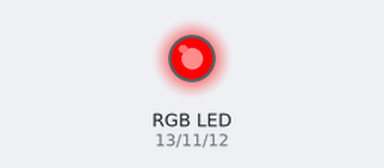
A sketch run on a simulated Arduino Uno, built with avr-gcc and run on an emulated ATmega328P. Parts: an RGB LED mixed from three pins (HIGH = lit).

Above: at 0.5 s.
At 2.5 s:
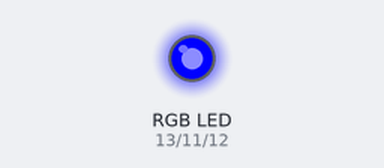
At 3.5 s:
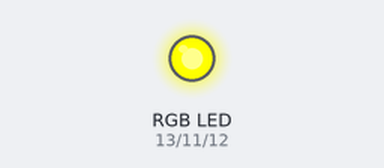
At 4.5 s:
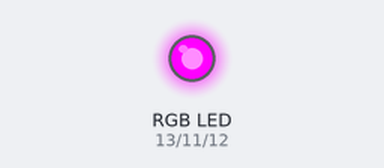
At 6.5 s:
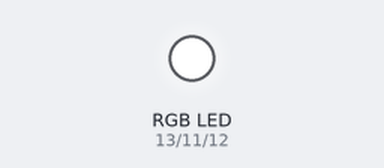
At 8.5 s:
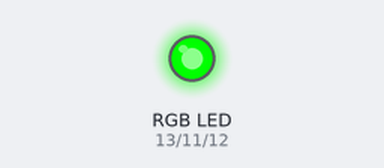
Timing chart, 0 to 9.1 s (numbered marks = the images above):
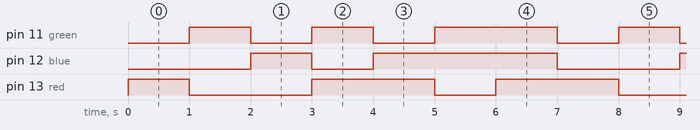

Measured:
- by itself, pin 11 (green): repeats every 7.0 s: LOW 1.0 s, HIGH 1.0 s, LOW 1.0 s, HIGH 2.0 s, LOW 1.0 s, HIGH 1.0 s
- by itself, pin 12 (blue): repeats every 7.0 s: LOW 1.0 s, HIGH 3.0 s, LOW 2.0 s, HIGH 1.0 s
- by itself, pin 13 (red): repeats every 7.0 s: LOW 2.0 s, HIGH 2.0 s, LOW 1.0 s, HIGH 2.0 s

The sketch:

arduino_RGB.ino
```cpp
/*

  Created by: Daria Bernice Calitis

  Created on: Feb 2022


  Turns an LED on for one second, then off for one second, repeatedly.

*/

int red = 13;
int blue = 12;
int green = 11;


void setup()
{
  pinMode(green, OUTPUT);
  pinMode(blue, OUTPUT);
  pinMode(red, OUTPUT);
}


void loop()
{
  // Red
  digitalWrite(green, LOW);
  digitalWrite(blue, LOW);
  digitalWrite(red, HIGH);
  delay(1000); // Wait for 1000 millisecond(s)

  // Green
  digitalWrite(green, HIGH);
  digitalWrite(blue, LOW);
  digitalWrite(red, LOW);
  delay(1000); // Wait for 1000 millisecond(s)

  // Blue
  digitalWrite(green, LOW);
  digitalWrite(blue, HIGH);
  digitalWrite(red, LOW);
  delay(1000); // Wait for 1000 millisecond(s)


  // Yellow
  digitalWrite(green, HIGH);
  digitalWrite(blue, LOW);
  digitalWrite(red, HIGH);
  delay(1000); // Wait for 1000 millisecond(s)

  // Purple
  digitalWrite(green, LOW);
  digitalWrite(blue, HIGH);
  digitalWrite(red, HIGH);
  delay(1000); // Wait for 1000 millisecond(s)

  // Cyan
  digitalWrite(green, HIGH);
  digitalWrite(blue, HIGH);
  digitalWrite(red, LOW);
  delay(1000); // Wait for 1000 millisecond(s)

  // White
  digitalWrite(green, HIGH);
  digitalWrite(blue, HIGH);
  digitalWrite(red, HIGH);
  delay(1000); // Wait for 1000 millisecond(s)

}
```
